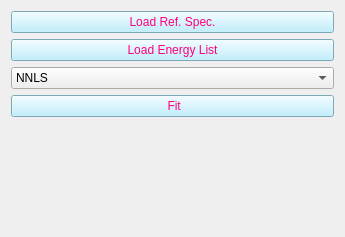
          <widget class="QWidget" name="page_7">
           <property name="geometry">
            <rect>
             <x>0</x>
             <y>0</y>
             <width>345</width>
             <height>237</height>
            </rect>
           </property>
           <attribute name="label">
            <string>XANES Fitting</string>
           </attribute>
           <layout class="QGridLayout" name="gridLayout_20">
            <item row="0" column="0">
             <layout class="QGridLayout" name="gridLayout_2">
              <item row="3" column="0">
               <widget class="QPushButton" name="pb_xanes_fit">
                <property name="enabled">
                 <bool>true</bool>
                </property>
                <property name="sizePolicy">
                 <sizepolicy hsizetype="Preferred" vsizetype="Minimum">
                  <horstretch>0</horstretch>
                  <verstretch>0</verstretch>
                 </sizepolicy>
                </property>
                <property name="styleSheet">
                 <string notr="true">background-color: rgb(175, 236, 255);
color: rgb(255, 0, 127);
</string>
                </property>
                <property name="text">
                 <string> Fit</string>
                </property>
               </widget>
              </item>
              <item row="1" column="0">
               <widget class="QPushButton" name="pb_elist_xanes">
                <property name="sizePolicy">
                 <sizepolicy hsizetype="Preferred" vsizetype="Preferred">
                  <horstretch>0</horstretch>
                  <verstretch>0</verstretch>
                 </sizepolicy>
                </property>
                <property name="styleSheet">
                 <string notr="true">background-color: rgb(175, 236, 255);
color: rgb(255, 0, 127);
</string>
                </property>
                <property name="text">
                 <string>Load Energy List</string>
                </property>
               </widget>
              </item>
              <item row="0" column="0">
               <widget class="QPushButton" name="pb_ref_xanes">
                <property name="sizePolicy">
                 <sizepolicy hsizetype="Preferred" vsizetype="Preferred">
                  <horstretch>0</horstretch>
                  <verstretch>0</verstretch>
                 </sizepolicy>
                </property>
                <property name="styleSheet">
                 <string notr="true">background-color: rgb(175, 236, 255);
color: rgb(255, 0, 127);
</string>
                </property>
                <property name="text">
                 <string>Load Ref. Spec.</string>
                </property>
               </widget>
              </item>
              <item row="4" column="0">
               <spacer name="verticalSpacer">
                <property name="orientation">
                 <enum>Qt::Vertical</enum>
                </property>
                <property name="sizeHint" stdset="0">
                 <size>
                  <width>20</width>
                  <height>40</height>
                 </size>
                </property>
               </spacer>
              </item>
              <item row="2" column="0">
               <widget class="QComboBox" name="cb_xanes_fitting_method">
                <item>
                 <property name="text">
                  <string>NNLS</string>
                 </property>
                </item>
               </widget>
              </item>
             </layout>
            </item>
           </layout>
          </widget>
